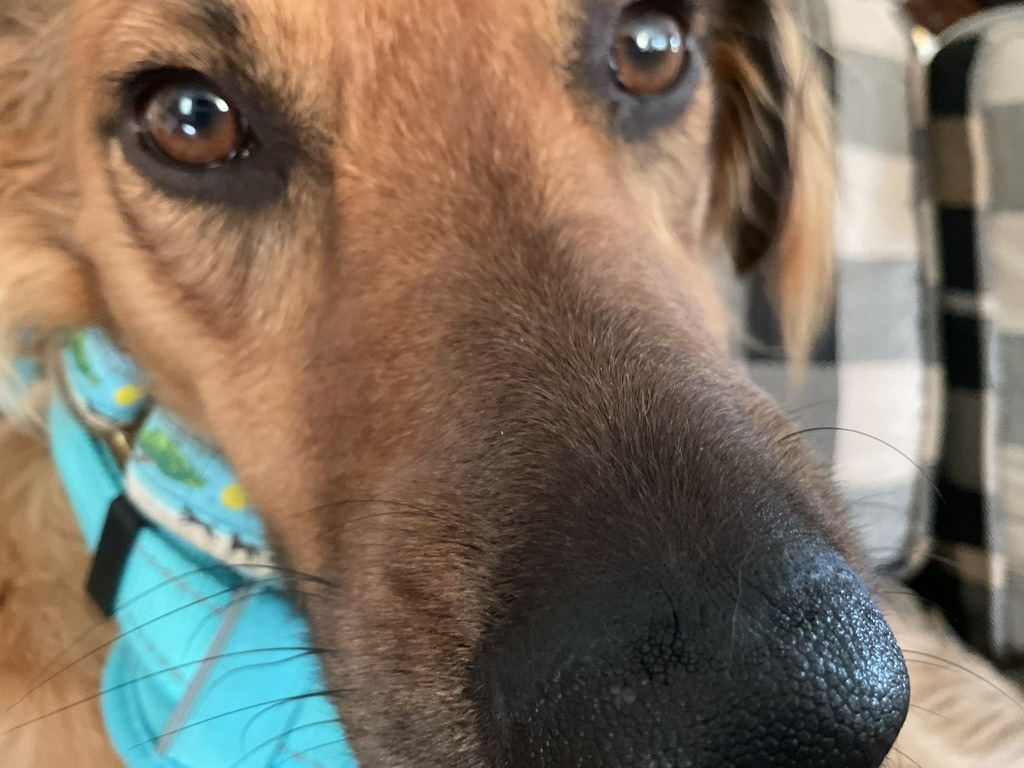
#> input picture photos/dog.jpg, 1024 x 768 px, found by its file name
$ python try_my_photo.py
#> lines starting #> are read from the running program, lines starting #| are printed output that depends on the picture
### photo_tools.py
"""
photo_tools.py  -  turns a photo into a grid of brightness numbers.

You don't need to read or change this file. Use it like this:

    from photo_tools import load_photo

    pixels = load_photo("dog.jpg", 30)

Put your photo in the photos folder first. The second number is how many
columns (cells across) you want. The rows are worked out for you.

You get back a list of lists:
    pixels[0]       is the TOP row of the picture
    pixels[0][0]    is the top-left cell
    each number is a brightness: 0 is black, 255 is white

Other tools in this file:
    show_numbers(pixels)    prints the numbers so you can read them or paste them
    preview(pixels)         opens a picture of your grid in a separate window
    fit_to_sheet(pixels)    gives you SIZE, LEFT, TOP so the grid fills the sheet
"""

import os
import sys

PHOTO_FOLDER = os.path.join(os.path.dirname(os.path.abspath(__file__)), "photos")
SHEET_WIDTH = 500
SHEET_HEIGHT = 350
SLOW_COLUMNS = 60      # above this, warn: slow on screen, long on the plotter
MAX_COLUMNS = 200      # above this, refuse
IMAGE_TYPES = (".jpg", ".jpeg", ".png", ".gif", ".bmp", ".webp", ".heic", ".heif")


class PhotoError(SystemExit):
    """A problem with the photo or the numbers given to load_photo.
    It stops the program and shows only the message (no scary traceback)."""


def _pillow():
    try:
        from PIL import Image, ImageOps
    except ImportError:
        raise PhotoError(
            "\n\nThe Pillow package isn't installed, so photos can't be opened.\n"
            "In Thonny: Tools > Manage packages... > search 'pillow' > Install.\n"
            "Then run your program again."
        ) from None
    return Image, ImageOps


# [5 lines left out: function _photo_files, not called in this run]


def _find(filename):
    """Return the full path to the photo, or raise a helpful error."""
    if not isinstance(filename, str):
        raise PhotoError(
            "\n\nThe photo's name needs to be in quotes, like this:\n"
            '    load_photo("dog.jpg", 30)'
        )
    # allow "photos/dog.jpg" or a full path as well as just "dog.jpg"
    if os.path.isfile(filename):
        return filename
    path = os.path.join(PHOTO_FOLDER, os.path.basename(filename))
    if os.path.isfile(path):
        return path

    files = _photo_files()
    msg = "\n\nCouldn't find a photo named '" + filename + "' in the photos folder.\n"
    same_but_case = [f for f in files if f.lower() == os.path.basename(filename).lower()]
    if same_but_case:
        msg += ("Did you mean '" + same_but_case[0] + "'? "
                "Capital letters count: 'Dog.JPG' and 'dog.jpg' are different names.\n")
    elif "." not in os.path.basename(filename):
        matches = [f for f in files if os.path.splitext(f)[0].lower() == filename.lower()]
        if matches:
            msg += "Did you mean '" + matches[0] + "'? Include the ending, like .jpg or .png.\n"
        else:
            msg += "Remember the ending, like .jpg or .png.\n"
    if files:
        msg += "Photos in the folder right now: " + ", ".join(files)
    elif os.path.isdir(PHOTO_FOLDER):
        msg += "The photos folder is empty. Drag your photo into it first."
    else:
        msg += "There's no photos folder next to photo_tools.py. Make one and put your photo in it."
    raise PhotoError(msg)


def _open(path):
    Image, ImageOps = _pillow()
    is_heic = path.lower().endswith((".heic", ".heif"))
    if is_heic:
        try:
            from pillow_heif import register_heif_opener
            register_heif_opener()
        except ImportError:
            raise PhotoError(
                "\n\n" + os.path.basename(path) + " is a HEIC photo (the iPhone format), "
                "which can't be opened here.\nSave it as a JPG instead, then use that name:\n"
                "  - Mac: open it in Preview > File > Export > Format: JPEG\n"
                "  - Or AirDrop/email it to yourself as 'Most Compatible'\n"
                "  - Or in Thonny, install the package 'pillow-heif' and run again."
            ) from None
    try:
        img = Image.open(path)
        img.load()
    except Exception:
        raise PhotoError(
            "\n\n'" + os.path.basename(path) + "' couldn't be opened as a picture.\n"
            "Make sure it's a real photo file (.jpg or .png work best)."
        ) from None
    img = ImageOps.exif_transpose(img)          # phone photos are often stored sideways

    if is_heic:
        # Save a JPG copy so the plotter (which may not read HEIC) can open it too.
        jpg = os.path.splitext(path)[0] + ".jpg"
        if not os.path.exists(jpg):
            img.convert("RGB").save(jpg, quality=92)
            print("Saved a JPG copy: " + os.path.basename(jpg) +
                  ". Use that name instead, and push it to GitHub with your code.")
    return img


def load_photo(filename, columns, contrast=True, quiet=False):
    """
    Open a photo from the photos folder and return it as a grid of
    brightness numbers (a list of rows, top row first).

    filename  the photo's name, in quotes, like "dog.jpg"
    columns   how many cells across, like 30
    contrast  True (the default) stretches the darkest part to near-black
              and the lightest to near-white. False keeps the photo as it is.
    """
#> called with filename = 'dog.jpg', columns = 30, contrast = True, quiet = False
    if isinstance(columns, float) and columns.is_integer():
        columns = int(columns)
    if not isinstance(columns, int) or isinstance(columns, bool):
        raise PhotoError(
            "\n\nThe number of columns should be a whole number without quotes, like this:\n"
            '    load_photo("dog.jpg", 30)'
        )
    if columns < 2:
        raise PhotoError("\n\nUse at least 2 columns. Try something between 15 and 40.")
    if columns > MAX_COLUMNS:
        raise PhotoError("\n\n" + str(columns) + " columns is far too many for the plotter. "
                         "Try something between 15 and 40.")

    path = _find(filename)
    Image, ImageOps = _pillow()
    img = _open(path)
#> in _open, img is the input picture: PIL image 1024x768 RGB; mean R, G, B 125.8, 112.9, 97.6

    # transparent parts become white paper, not black
    if img.mode in ("RGBA", "LA") or (img.mode == "P" and "transparency" in img.info):
        img = img.convert("RGBA")
        paper = Image.new("RGBA", img.size, (255, 255, 255, 255))
        img = Image.alpha_composite(paper, img)
    gray = img.convert("L")
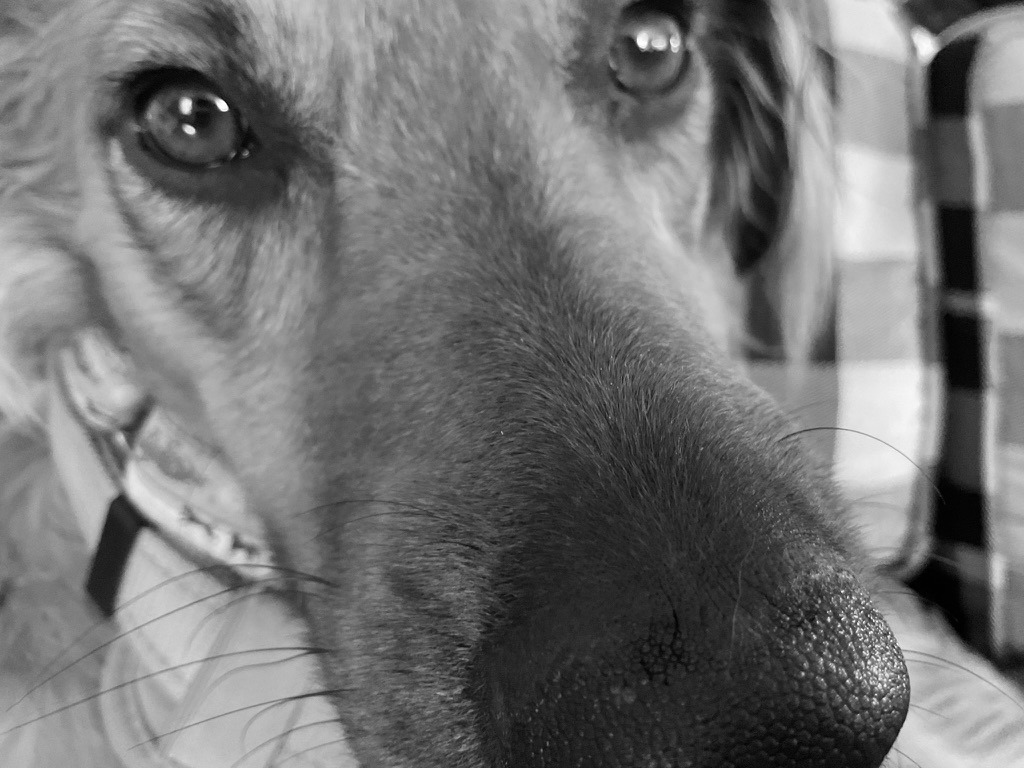
#> gray: PIL image 1024x768 L; min 0, max 255, mean 115
    if contrast:
        gray = ImageOps.autocontrast(gray, cutoff=1)
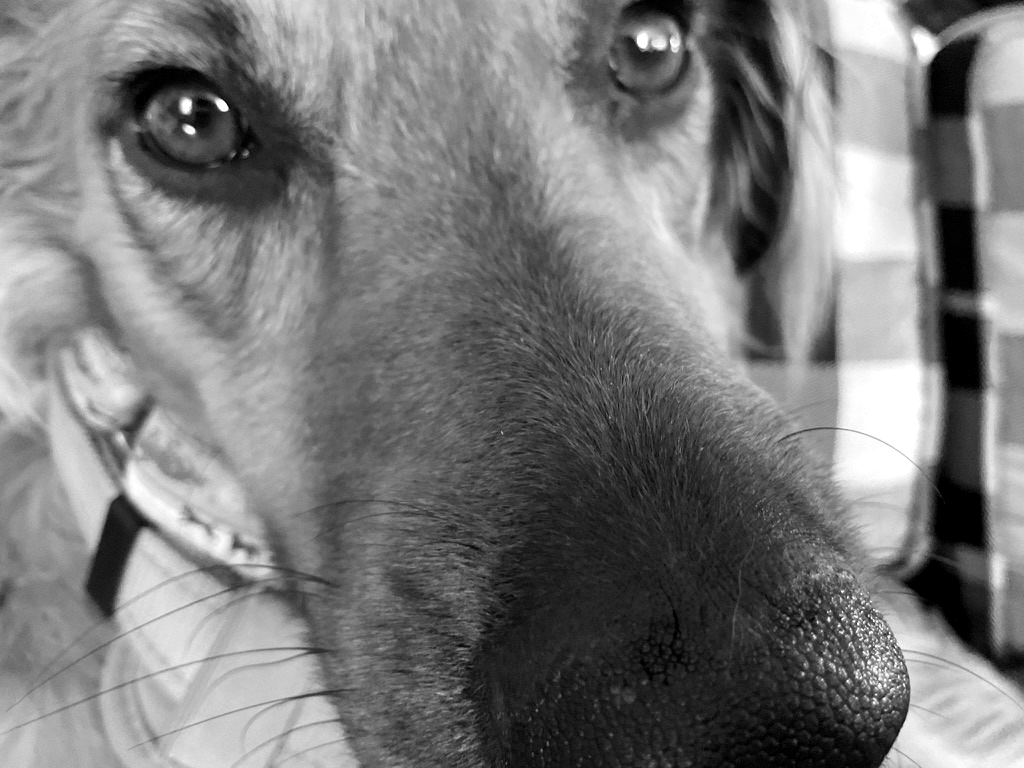
#> gray: PIL image 1024x768 L; min 0, max 255, mean 121.7

    width, height = gray.size
#> width = 1024; height = 768
    rows = max(1, round(columns * height / width))
#> rows = 22
    small = gray.resize((columns, rows), Image.BOX)   # each cell = the average of its patch
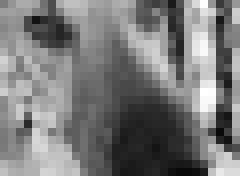
#> small: PIL image 30x22 L (shown 8 times larger); min 8, max 255, mean 121.7
    pixels = [[small.getpixel((col, row)) for col in range(columns)] for row in range(rows)]
#> pixels = 22 items

    if not quiet:
        cells = columns * rows
#> cells = 660
        print(os.path.basename(path) + " -> " + str(columns) + " columns x " + str(rows) +
              " rows = " + format(cells, ",") + " cells")
#| dog.jpg -> 30 columns x 22 rows = 660 cells
        if columns > SLOW_COLUMNS:
            print("  Heads up: that's a lot of cells. It will draw slowly on screen and "
                  "take a long time on the plotter.")
    return pixels


# [22 lines left out: functions show_numbers, fit_to_sheet, not called in this run]


def preview(pixels, scale=None):
    """
    Open a picture of the grid in its own window: each cell one gray square.
    It doesn't use turtle, so it never ends up on the plotter.
    The picture is also saved as preview.png next to photo_tools.py.
    """
    Image, ImageOps = _pillow()
    rows, columns = len(pixels), len(pixels[0])
    small = Image.new("L", (columns, rows))
    small.putdata([v for row in pixels for v in row])
    if scale is None:
        scale = max(1, 600 // max(columns, rows))
    big = small.resize((columns * scale, rows * scale), Image.NEAREST)
    out = os.path.join(os.path.dirname(os.path.abspath(__file__)), "preview.png")
    big.save(out)
    no_screen = sys.platform.startswith("linux") and not (
        os.environ.get("DISPLAY") or os.environ.get("WAYLAND_DISPLAY"))
    if no_screen:
        print("Saved preview.png (no screen here to show it on).")
        return
    try:
        big.show()
    except Exception:
        print("Saved preview.png (couldn't open a window to show it).")


# [7 lines that do not run on import are left out]

### try_my_photo.py
# Try out your photo before you draw it.
#
# 1. Drag your photo into the photos folder.
# 2. Change the two lines below.
# 3. Run this file.

from photo_tools import load_photo, show_numbers, preview

PHOTO = "dog.jpg"     # your photo's exact name, in quotes
COLUMNS = 30          # how many cells across

pixels = load_photo(PHOTO, COLUMNS)
#> pixels = 22 items

# A picture of your grid, one gray square per cell, in its own window:
preview(pixels)
#> in preview, `rows, columns = len(pixels), len(pixels[0])`: rows = 22; columns = 30
#> in preview, `small = Image.new("L", (columns, rows))`: small: PIL image 30x22 L; every value is 0
#> in preview, `scale = max(1, 600 // max(columns, rows))`: scale = 20

# Some things to check in the shell:
print("rows:", len(pixels))
#| rows: 22
print("columns:", len(pixels[0]))
#| columns: 30
print("top-left cell:", pixels[0][0])
#| top-left cell: 123

# Want to see every number? Take the # off the next line.
# show_numbers(pixels)
